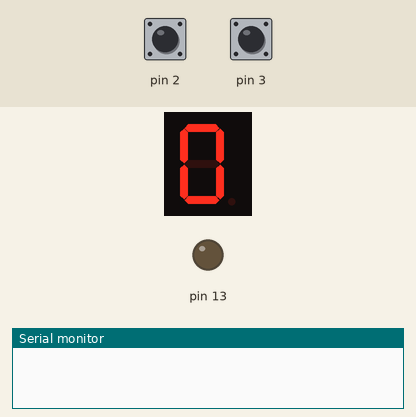
Simulated run of this sketch. Board: Arduino Uno, built with avr-gcc and run on an emulated ATmega328P. Shown: 1-digit seven-segment display, output pins drawn as LEDs (lit = HIGH), the last lines printed to the serial monitor. Wiring (inferred from the names in the program): 1-digit 7-segment display, segments lit when HIGH: segments pin 4, pin 5, pin 6, pin 7, pin 8, pin 9, pin 10. Inputs (shaded band) come from the test bench; at power-on: pin 2 HIGH, pin 3 HIGH. The segment pins are drawn as the display they are named for; pins used as bus, display or sensor lines are not drawn.

Above: at 0.01 s.
At 1.29 s:
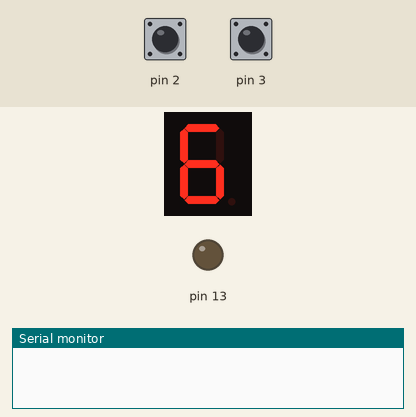
1.3 s: pin 2 pulled LOW for 0.15 s
At 1.74 s:
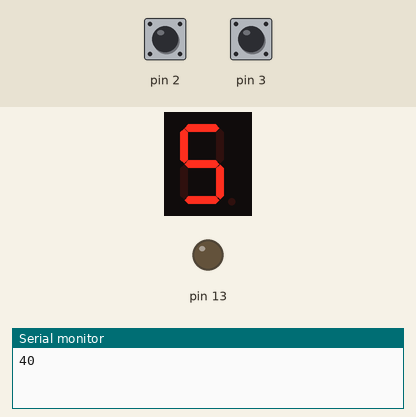

The sketch:

timer_with_variable_delay.ino
```cpp
int sev[7]={4,5,6,7,8,9,10};
void setup() {
  // put your setup code here, to run once:
  pinMode(2,INPUT_PULLUP);
  pinMode(3,INPUT_PULLUP);
  pinMode(13,OUTPUT);
  for(int j=0;j<7;pinMode(sev[j++],OUTPUT));
  attachInterrupt(digitalPinToInterrupt(2),faster,RISING);
  attachInterrupt(digitalPinToInterrupt(3),slower,RISING);
  Serial.begin(9600);
}
int i=0,y=80;
void loop() {
  // put your main code here, to run repeatedly:
  seven(i++);
  if(i>9)
    i=0;
  for(int j=0;j<y;j++){delay(1);}
}

int on=true;
void faster(){
  static unsigned long p=0;
  unsigned long c=millis();
  if((c-p)>200){
    if(y>10)
      y/=2;
      Serial.println(y);
  }
  p=c;
}
void slower(){
  static unsigned long p=0;
  unsigned long c=millis();
  if((c-p)>200){
    if(y<20480)
      y*=2;
    Serial.println(y);
  }
  p=c;
}
void seven(int x){
  digitalWrite(sev[0],!(x==1||x==4));
  digitalWrite(sev[1],!(x==5||x==6));
  digitalWrite(sev[2],!(x==2));
  digitalWrite(sev[3],!(x==1||x==4||x==7));
  digitalWrite(sev[4],(x==0||x==2||x==6||x==8));
  digitalWrite(sev[5],!(x==1||x==2||x==3||x==7));
  digitalWrite(sev[6],!(x==0||x==1||x==7));
}
```
